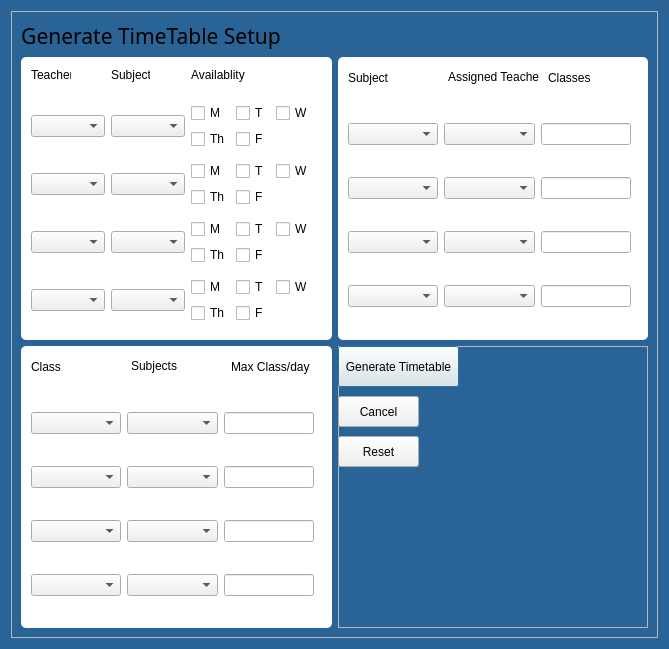
<?xml version="1.0" encoding="UTF-8"?>
<ui version="4.0">
 <class>Generate</class>
 <widget class="QDialog" name="Generate">
  <property name="geometry">
   <rect>
    <x>0</x>
    <y>0</y>
    <width>669</width>
    <height>649</height>
   </rect>
  </property>
  <property name="windowTitle">
   <string>Dialog</string>
  </property>
  <property name="styleSheet">
   <string notr="true">#Generate{
background-color: #2a6496;
}</string>
  </property>
  <layout class="QGridLayout" name="gridLayout_30">
   <item row="0" column="0">
    <widget class="QFrame" name="frame">
     <property name="frameShape">
      <enum>QFrame::Shape::StyledPanel</enum>
     </property>
     <property name="frameShadow">
      <enum>QFrame::Shadow::Raised</enum>
     </property>
     <layout class="QGridLayout" name="gridLayout_29">
      <item row="0" column="0" colspan="2">
       <widget class="QLabel" name="label_36">
        <property name="sizePolicy">
         <sizepolicy hsizetype="Fixed" vsizetype="Fixed">
          <horstretch>0</horstretch>
          <verstretch>0</verstretch>
         </sizepolicy>
        </property>
        <property name="font">
         <font>
          <family>Sitka Small</family>
          <pointsize>16</pointsize>
         </font>
        </property>
        <property name="text">
         <string>Generate TimeTable Setup</string>
        </property>
        <property name="alignment">
         <set>Qt::AlignmentFlag::AlignCenter</set>
        </property>
       </widget>
      </item>
      <item row="1" column="0" colspan="2">
       <layout class="QHBoxLayout" name="horizontalLayout_49">
        <item>
         <widget class="QFrame" name="frame_13">
          <property name="styleSheet">
           <string notr="true">#frame_13 {
background-color: #fff;
border: none;
border-radius: 5px;
}
</string>
          </property>
          <property name="frameShape">
           <enum>QFrame::Shape::StyledPanel</enum>
          </property>
          <property name="frameShadow">
           <enum>QFrame::Shadow::Raised</enum>
          </property>
          <widget class="QLabel" name="label_42">
           <property name="geometry">
            <rect>
             <x>10</x>
             <y>10</y>
             <width>40</width>
             <height>16</height>
            </rect>
           </property>
           <property name="text">
            <string>Teacher</string>
           </property>
          </widget>
          <widget class="QLabel" name="label_43">
           <property name="geometry">
            <rect>
             <x>90</x>
             <y>10</y>
             <width>39</width>
             <height>16</height>
            </rect>
           </property>
           <property name="text">
            <string>Subject</string>
           </property>
          </widget>
          <widget class="QLabel" name="label_44">
           <property name="geometry">
            <rect>
             <x>170</x>
             <y>10</y>
             <width>101</width>
             <height>16</height>
            </rect>
           </property>
           <property name="text">
            <string>Availablity</string>
           </property>
          </widget>
          <widget class="QWidget" name="layoutWidget_12">
           <property name="geometry">
            <rect>
             <x>10</x>
             <y>40</y>
             <width>283</width>
             <height>236</height>
            </rect>
           </property>
           <layout class="QGridLayout" name="gridLayout_31">
            <item row="0" column="0">
             <layout class="QHBoxLayout" name="horizontalLayout_41">
              <item>
               <widget class="QComboBox" name="comboBox_81"/>
              </item>
              <item>
               <widget class="QComboBox" name="comboBox_82"/>
              </item>
              <item>
               <layout class="QGridLayout" name="gridLayout_32">
                <item row="0" column="0">
                 <widget class="QCheckBox" name="checkBox_61">
                  <property name="text">
                   <string>M</string>
                  </property>
                 </widget>
                </item>
                <item row="0" column="1">
                 <widget class="QCheckBox" name="checkBox_62">
                  <property name="text">
                   <string>T</string>
                  </property>
                 </widget>
                </item>
                <item row="0" column="2">
                 <widget class="QCheckBox" name="checkBox_63">
                  <property name="text">
                   <string>W</string>
                  </property>
                 </widget>
                </item>
                <item row="1" column="0">
                 <widget class="QCheckBox" name="checkBox_64">
                  <property name="text">
                   <string>Th</string>
                  </property>
                 </widget>
                </item>
                <item row="1" column="1">
                 <widget class="QCheckBox" name="checkBox_65">
                  <property name="text">
                   <string>F</string>
                  </property>
                 </widget>
                </item>
               </layout>
              </item>
             </layout>
            </item>
            <item row="1" column="0">
             <layout class="QHBoxLayout" name="horizontalLayout_42">
              <item>
               <widget class="QComboBox" name="comboBox_83"/>
              </item>
              <item>
               <widget class="QComboBox" name="comboBox_84"/>
              </item>
              <item>
               <layout class="QGridLayout" name="gridLayout_33">
                <item row="0" column="0">
                 <widget class="QCheckBox" name="checkBox_66">
                  <property name="text">
                   <string>M</string>
                  </property>
                 </widget>
                </item>
                <item row="0" column="1">
                 <widget class="QCheckBox" name="checkBox_67">
                  <property name="text">
                   <string>T</string>
                  </property>
                 </widget>
                </item>
                <item row="0" column="2">
                 <widget class="QCheckBox" name="checkBox_68">
                  <property name="text">
                   <string>W</string>
                  </property>
                 </widget>
                </item>
                <item row="1" column="0">
                 <widget class="QCheckBox" name="checkBox_69">
                  <property name="text">
                   <string>Th</string>
                  </property>
                 </widget>
                </item>
                <item row="1" column="1">
                 <widget class="QCheckBox" name="checkBox_70">
                  <property name="text">
                   <string>F</string>
                  </property>
                 </widget>
                </item>
               </layout>
              </item>
             </layout>
            </item>
            <item row="2" column="0">
             <layout class="QHBoxLayout" name="horizontalLayout_43">
              <item>
               <widget class="QComboBox" name="comboBox_85"/>
              </item>
              <item>
               <widget class="QComboBox" name="comboBox_86"/>
              </item>
              <item>
               <layout class="QGridLayout" name="gridLayout_34">
                <item row="0" column="0">
                 <widget class="QCheckBox" name="checkBox_71">
                  <property name="text">
                   <string>M</string>
                  </property>
                 </widget>
                </item>
                <item row="0" column="1">
                 <widget class="QCheckBox" name="checkBox_72">
                  <property name="text">
                   <string>T</string>
                  </property>
                 </widget>
                </item>
                <item row="0" column="2">
                 <widget class="QCheckBox" name="checkBox_73">
                  <property name="text">
                   <string>W</string>
                  </property>
                 </widget>
                </item>
                <item row="1" column="0">
                 <widget class="QCheckBox" name="checkBox_74">
                  <property name="text">
                   <string>Th</string>
                  </property>
                 </widget>
                </item>
                <item row="1" column="1">
                 <widget class="QCheckBox" name="checkBox_75">
                  <property name="text">
                   <string>F</string>
                  </property>
                 </widget>
                </item>
               </layout>
              </item>
             </layout>
            </item>
            <item row="3" column="0">
             <layout class="QHBoxLayout" name="horizontalLayout_44">
              <item>
               <widget class="QComboBox" name="comboBox_87"/>
              </item>
              <item>
               <widget class="QComboBox" name="comboBox_88"/>
              </item>
              <item>
               <layout class="QGridLayout" name="gridLayout_35">
                <item row="0" column="0">
                 <widget class="QCheckBox" name="checkBox_76">
                  <property name="text">
                   <string>M</string>
                  </property>
                 </widget>
                </item>
                <item row="0" column="1">
                 <widget class="QCheckBox" name="checkBox_77">
                  <property name="text">
                   <string>T</string>
                  </property>
                 </widget>
                </item>
                <item row="0" column="2">
                 <widget class="QCheckBox" name="checkBox_78">
                  <property name="text">
                   <string>W</string>
                  </property>
                 </widget>
                </item>
                <item row="1" column="0">
                 <widget class="QCheckBox" name="checkBox_79">
                  <property name="text">
                   <string>Th</string>
                  </property>
                 </widget>
                </item>
                <item row="1" column="1">
                 <widget class="QCheckBox" name="checkBox_80">
                  <property name="text">
                   <string>F</string>
                  </property>
                 </widget>
                </item>
               </layout>
              </item>
             </layout>
            </item>
           </layout>
          </widget>
         </widget>
        </item>
        <item>
         <widget class="QFrame" name="frame_14">
          <property name="styleSheet">
           <string notr="true">#frame_14{
background-color: #fff;
border: none;
border-radius: 5px;
}
</string>
          </property>
          <property name="frameShape">
           <enum>QFrame::Shape::StyledPanel</enum>
          </property>
          <property name="frameShadow">
           <enum>QFrame::Shadow::Raised</enum>
          </property>
          <widget class="QLabel" name="label_45">
           <property name="geometry">
            <rect>
             <x>10</x>
             <y>10</y>
             <width>51</width>
             <height>21</height>
            </rect>
           </property>
           <property name="text">
            <string>Subject     </string>
           </property>
          </widget>
          <widget class="QLabel" name="label_46">
           <property name="geometry">
            <rect>
             <x>110</x>
             <y>10</y>
             <width>91</width>
             <height>20</height>
            </rect>
           </property>
           <property name="text">
            <string>Assigned Teacher</string>
           </property>
          </widget>
          <widget class="QLabel" name="label_47">
           <property name="geometry">
            <rect>
             <x>210</x>
             <y>10</y>
             <width>71</width>
             <height>21</height>
            </rect>
           </property>
           <property name="text">
            <string>Classes</string>
           </property>
          </widget>
          <widget class="QWidget" name="layoutWidget_13">
           <property name="geometry">
            <rect>
             <x>10</x>
             <y>40</y>
             <width>283</width>
             <height>236</height>
            </rect>
           </property>
           <layout class="QGridLayout" name="gridLayout_36">
            <item row="0" column="0">
             <layout class="QHBoxLayout" name="horizontalLayout_45">
              <item>
               <widget class="QComboBox" name="comboBox_89"/>
              </item>
              <item>
               <widget class="QComboBox" name="comboBox_90"/>
              </item>
              <item>
               <widget class="QLineEdit" name="lineEdit_30">
                <property name="sizePolicy">
                 <sizepolicy hsizetype="Ignored" vsizetype="Fixed">
                  <horstretch>0</horstretch>
                  <verstretch>0</verstretch>
                 </sizepolicy>
                </property>
               </widget>
              </item>
             </layout>
            </item>
            <item row="1" column="0">
             <layout class="QHBoxLayout" name="horizontalLayout_46">
              <item>
               <widget class="QComboBox" name="comboBox_91"/>
              </item>
              <item>
               <widget class="QComboBox" name="comboBox_92"/>
              </item>
              <item>
               <widget class="QLineEdit" name="lineEdit_31">
                <property name="sizePolicy">
                 <sizepolicy hsizetype="Ignored" vsizetype="Fixed">
                  <horstretch>0</horstretch>
                  <verstretch>0</verstretch>
                 </sizepolicy>
                </property>
               </widget>
              </item>
             </layout>
            </item>
            <item row="2" column="0">
             <layout class="QHBoxLayout" name="horizontalLayout_47">
              <item>
               <widget class="QComboBox" name="comboBox_93"/>
              </item>
              <item>
               <widget class="QComboBox" name="comboBox_94"/>
              </item>
              <item>
               <widget class="QLineEdit" name="lineEdit_32">
                <property name="sizePolicy">
                 <sizepolicy hsizetype="Ignored" vsizetype="Fixed">
                  <horstretch>0</horstretch>
                  <verstretch>0</verstretch>
                 </sizepolicy>
                </property>
               </widget>
              </item>
             </layout>
            </item>
            <item row="3" column="0">
             <layout class="QHBoxLayout" name="horizontalLayout_48">
              <item>
               <widget class="QComboBox" name="comboBox_95"/>
              </item>
              <item>
               <widget class="QComboBox" name="comboBox_96"/>
              </item>
              <item>
               <widget class="QLineEdit" name="lineEdit_33">
                <property name="sizePolicy">
                 <sizepolicy hsizetype="Ignored" vsizetype="Fixed">
                  <horstretch>0</horstretch>
                  <verstretch>0</verstretch>
                 </sizepolicy>
                </property>
               </widget>
              </item>
             </layout>
            </item>
           </layout>
          </widget>
         </widget>
        </item>
       </layout>
      </item>
      <item row="2" column="0">
       <widget class="QFrame" name="frame_6">
        <property name="styleSheet">
         <string notr="true">#frame_6 {
background-color: #fff;
border: none;
border-radius: 5px;
}
</string>
        </property>
        <property name="frameShape">
         <enum>QFrame::Shape::StyledPanel</enum>
        </property>
        <property name="frameShadow">
         <enum>QFrame::Shadow::Raised</enum>
        </property>
        <widget class="QLabel" name="label_37">
         <property name="geometry">
          <rect>
           <x>10</x>
           <y>10</y>
           <width>51</width>
           <height>21</height>
          </rect>
         </property>
         <property name="text">
          <string>Class</string>
         </property>
        </widget>
        <widget class="QLabel" name="label_38">
         <property name="geometry">
          <rect>
           <x>110</x>
           <y>10</y>
           <width>91</width>
           <height>20</height>
          </rect>
         </property>
         <property name="text">
          <string>Subjects</string>
         </property>
        </widget>
        <widget class="QLabel" name="label_39">
         <property name="geometry">
          <rect>
           <x>210</x>
           <y>10</y>
           <width>81</width>
           <height>21</height>
          </rect>
         </property>
         <property name="text">
          <string>Max Class/day</string>
         </property>
        </widget>
        <widget class="QWidget" name="layoutWidget_11">
         <property name="geometry">
          <rect>
           <x>10</x>
           <y>40</y>
           <width>283</width>
           <height>236</height>
          </rect>
         </property>
         <layout class="QGridLayout" name="gridLayout_28">
          <item row="0" column="0">
           <layout class="QHBoxLayout" name="horizontalLayout_37">
            <item>
             <widget class="QComboBox" name="comboBox_73"/>
            </item>
            <item>
             <widget class="QComboBox" name="comboBox_74"/>
            </item>
            <item>
             <widget class="QLineEdit" name="lineEdit_26">
              <property name="sizePolicy">
               <sizepolicy hsizetype="Ignored" vsizetype="Fixed">
                <horstretch>0</horstretch>
                <verstretch>0</verstretch>
               </sizepolicy>
              </property>
             </widget>
            </item>
           </layout>
          </item>
          <item row="1" column="0">
           <layout class="QHBoxLayout" name="horizontalLayout_38">
            <item>
             <widget class="QComboBox" name="comboBox_75"/>
            </item>
            <item>
             <widget class="QComboBox" name="comboBox_76"/>
            </item>
            <item>
             <widget class="QLineEdit" name="lineEdit_27">
              <property name="sizePolicy">
               <sizepolicy hsizetype="Ignored" vsizetype="Fixed">
                <horstretch>0</horstretch>
                <verstretch>0</verstretch>
               </sizepolicy>
              </property>
             </widget>
            </item>
           </layout>
          </item>
          <item row="2" column="0">
           <layout class="QHBoxLayout" name="horizontalLayout_39">
            <item>
             <widget class="QComboBox" name="comboBox_77"/>
            </item>
            <item>
             <widget class="QComboBox" name="comboBox_78"/>
            </item>
            <item>
             <widget class="QLineEdit" name="lineEdit_28">
              <property name="sizePolicy">
               <sizepolicy hsizetype="Ignored" vsizetype="Fixed">
                <horstretch>0</horstretch>
                <verstretch>0</verstretch>
               </sizepolicy>
              </property>
             </widget>
            </item>
           </layout>
          </item>
          <item row="3" column="0">
           <layout class="QHBoxLayout" name="horizontalLayout_40">
            <item>
             <widget class="QComboBox" name="comboBox_79"/>
            </item>
            <item>
             <widget class="QComboBox" name="comboBox_80"/>
            </item>
            <item>
             <widget class="QLineEdit" name="lineEdit_29">
              <property name="sizePolicy">
               <sizepolicy hsizetype="Ignored" vsizetype="Fixed">
                <horstretch>0</horstretch>
                <verstretch>0</verstretch>
               </sizepolicy>
              </property>
             </widget>
            </item>
           </layout>
          </item>
         </layout>
        </widget>
       </widget>
      </item>
      <item row="2" column="1">
       <widget class="QFrame" name="frame_7">
        <property name="frameShape">
         <enum>QFrame::Shape::StyledPanel</enum>
        </property>
        <property name="frameShadow">
         <enum>QFrame::Shadow::Raised</enum>
        </property>
        <widget class="QPushButton" name="pushButton_7">
         <property name="geometry">
          <rect>
           <x>0</x>
           <y>0</y>
           <width>121</width>
           <height>41</height>
          </rect>
         </property>
         <property name="sizePolicy">
          <sizepolicy hsizetype="Minimum" vsizetype="Ignored">
           <horstretch>0</horstretch>
           <verstretch>0</verstretch>
          </sizepolicy>
         </property>
         <property name="text">
          <string>Generate Timetable</string>
         </property>
        </widget>
        <widget class="QPushButton" name="pushButton_8">
         <property name="geometry">
          <rect>
           <x>0</x>
           <y>50</y>
           <width>81</width>
           <height>31</height>
          </rect>
         </property>
         <property name="sizePolicy">
          <sizepolicy hsizetype="Minimum" vsizetype="Ignored">
           <horstretch>0</horstretch>
           <verstretch>0</verstretch>
          </sizepolicy>
         </property>
         <property name="text">
          <string>Cancel</string>
         </property>
        </widget>
        <widget class="QPushButton" name="pushButton_9">
         <property name="geometry">
          <rect>
           <x>0</x>
           <y>90</y>
           <width>81</width>
           <height>31</height>
          </rect>
         </property>
         <property name="sizePolicy">
          <sizepolicy hsizetype="Minimum" vsizetype="Ignored">
           <horstretch>0</horstretch>
           <verstretch>0</verstretch>
          </sizepolicy>
         </property>
         <property name="text">
          <string>Reset</string>
         </property>
        </widget>
       </widget>
      </item>
     </layout>
    </widget>
   </item>
  </layout>
 </widget>
 <resources/>
 <connections/>
</ui>
